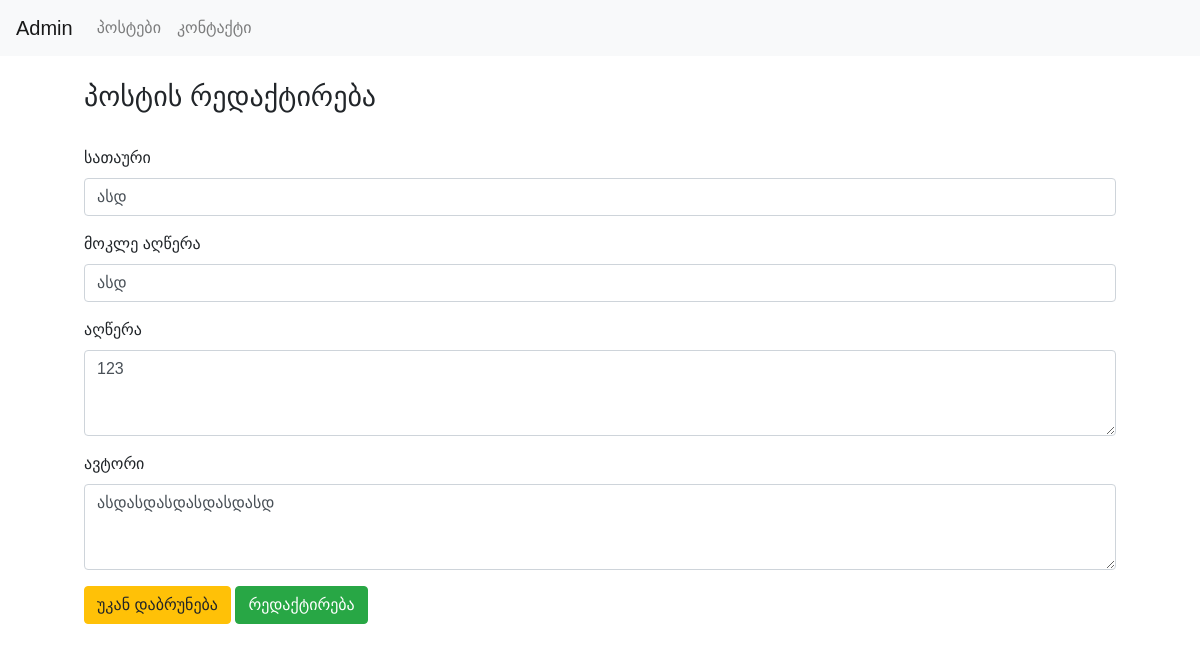
Before: /admin/update_item/44 with the older database file.
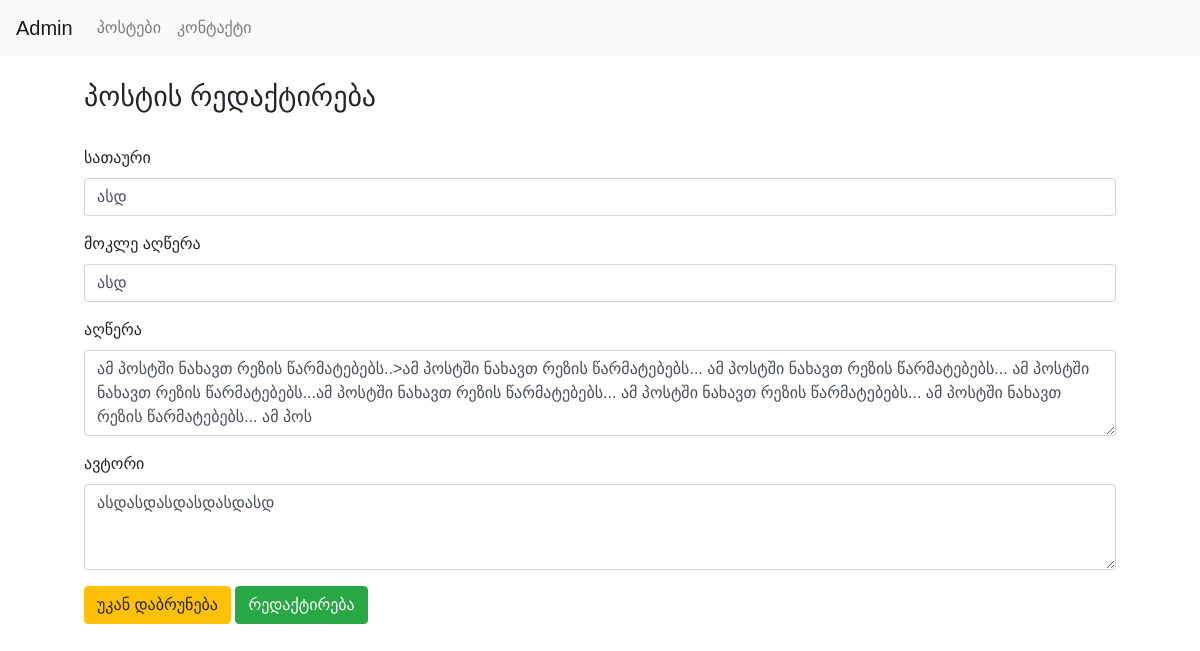
After: the same page with the newer database file.
### tables this page shows
CREATE TABLE posts (
                id INTEGER PRIMARY KEY AUTOINCREMENT,
                title TEXT NOT NULL,
                description TEXT NOT NULL,
                author TEXT NOT NULL
            , short_description TEXT NOT NULL DEFAULT '');

### main.py (the view, shortened to what this page needs)
@app.route('/admin/update_item/<int:id>', methods=['GET', 'POST'])
def update_item(id):
    posts = []
    conn = sqlite3.connect('my_blogs.db')
    if request.method == 'GET':
        c = conn.cursor()
        c.execute(''' SELECT * FROM posts WHERE id = ? ''', (id,))
        rows = c.fetchall()
        conn.close()
        for row in rows:
            posts.append(
                {'id': row[0], 'title': row[1], 'description': row[2], 'author': row[3], 'short_description': row[4]})
        return render_template('update_item.html', post = posts[0])

### templates/update_item.html (shortened to what this page needs)
<!doctype html>
<html lang="en">
<head>
    <link rel="stylesheet" href="https://cdn.jsdelivr.net/npm/bootstrap@4.4.1/dist/css/bootstrap.min.css"
>
</head>
<body>
{% include 'admin_header.html' %}
<div class="main-box">
    <h3>პოსტის რედაქტირება</h3>
    <br>
    <form action={{url_for('update_item', id=post['id'])}} method="POST">
        <div class="form-group">
            <label for="exampleFormControlInput1">სათაური</label>
            <input type="text" class="form-control" id="exampleFormControlInput1" name="title"
                   placeholder="ჩაწერეთ პოსტის სათაური" value="{{post['title']}}" required>
        </div>
        <div class="form-group">
            <label for="exampleFormControlInput2">მოკლე აღწერა</label>
            <input type="text" class="form-control" id="exampleFormControlInput2" name="short_description"
                   placeholder="ჩაწერეთ მოკლე აღწერა" value="{{post['short_description']}}" required>
        </div>
        <div class="form-group">
            <label for="exampleFormControlTextarea1">აღწერა</label>
            <textarea class="form-control" id="exampleFormControlTextarea1" name="description" rows="3"
                      placeholder="ჩაწერეთ პოსტის აღწერა" required>{{post['description']}}</textarea>
        </div>
        <div class="form-group">
            <label for="exampleFormControlTextarea1">ავტორი</label>
            <textarea class="form-control" id="exampleFormControlTextarea2" name="author" rows="3"
                      placeholder="დაწერეთ ავტორი" required>{{post['author']}}</textarea>
        </div>
        <a href="/admin/create_items" class="btn btn-warning">უკან დაბრუნება</a>
        <button type="submit" class="btn btn-success">რედაქტირება</button>
    </form>
</div>
<br>
<br>
<br>
<br>
<br>
<br>
<br>
<br>
<br>
<br>
<br>
<br>
<br>
<br>
<br>
</body>
</html>

### templates/admin_header.html (shortened to what this page needs)
<nav class="navbar navbar-expand-lg navbar-light bg-light">
    <a class="navbar-brand" href="/admin">
        Admin
    </a>
    <div class="collapse navbar-collapse" id="navbarSupportedContent">
        <ul class="navbar-nav mr-auto">
            <li class="nav-item">
                <a class="nav-link" href={{url_for('create_items')}}>პოსტები <span class="sr-only">(current)</span></a>
            </li>
            <li class="nav-item">
                <a class="nav-link" href={{url_for('admin_contacts')}}>კონტაქტი</a>
            </li>
        </ul>
    </div>
</nav>

### templates/update_item.html (style rules this page uses)
body { font-family: "ALK Sanet", sans-serif; }
.main-box { width: 86%; margin-left: 7%; margin-top: 2%; }

Changed rows visible on the page:
changed posts "ასდ": description "123" → "ამ პოსტში ნახავთ რეზის წარმატებებს..>ამ პოსტში ნახავთ რეზის წარმატებებს... ამ პოსტში ნახავთ რეზის წარმატებებს... ამ პოსტში ნახავთ რეზის წარმატებებს...ამ პოსტში ნახავთ რეზის წარმატებებს... ამ პოსტში ნახავთ რეზის წარმატებებს... ამ პოსტში ნახავთ რეზის წარმატებებს... ამ პოს"
